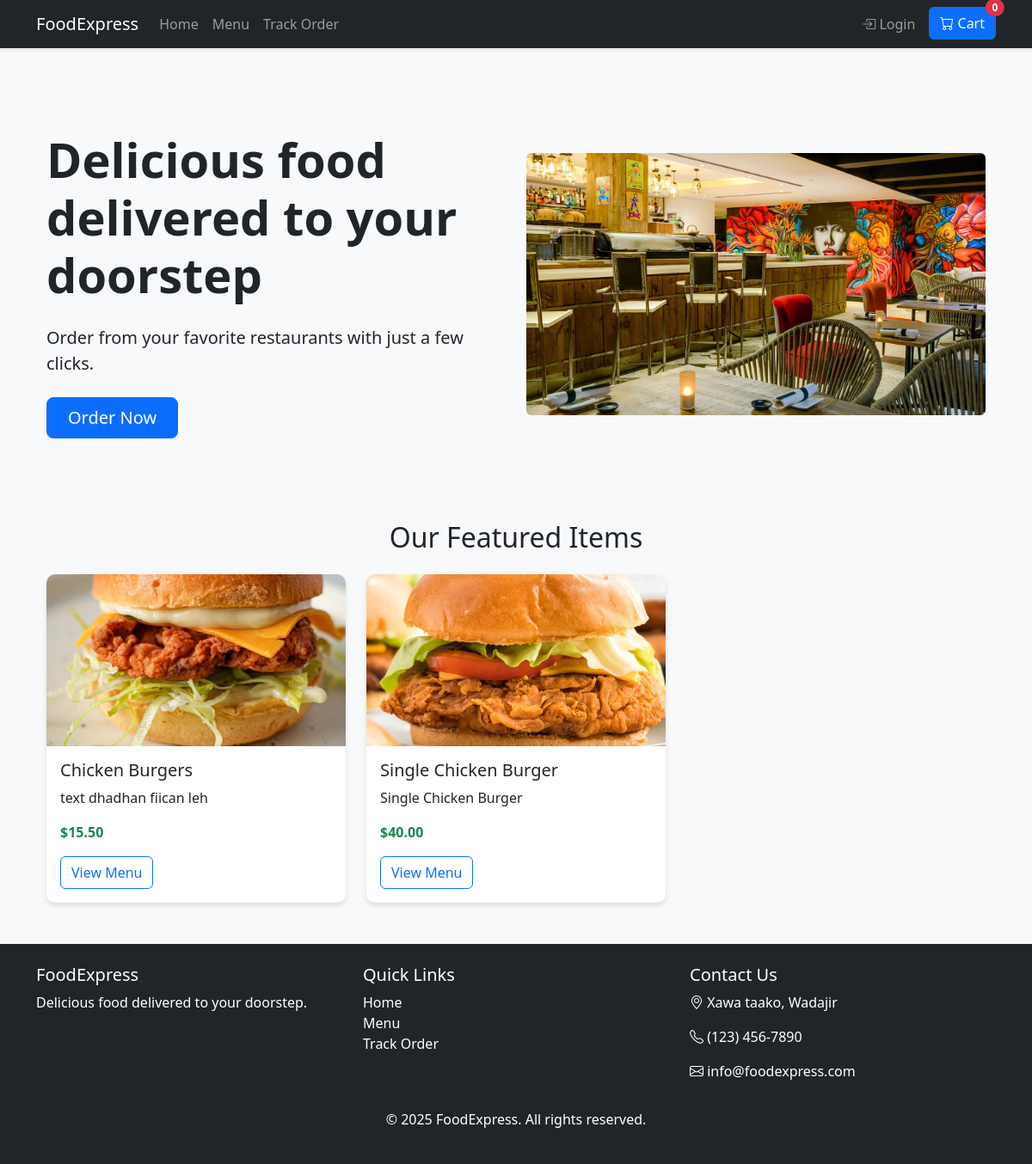
The page / on the database its author committed.
### tables this page shows
CREATE TABLE `menu_items` (
  `id` int(11) NOT NULL,
  `category_id` int(11) DEFAULT NULL,
  `name` varchar(100) NOT NULL,
  `description` text DEFAULT NULL,
  `price` decimal(10,2) NOT NULL,
  `image_path` varchar(255) DEFAULT NULL,
  `is_available` tinyint(1) DEFAULT 1
);

### includes/functions.php (called while the page is built, shortened)
<?php
function isLoggedIn()
{
    return isset($_SESSION['user']);
}

### includes/db.php (called while the page is built, shortened)
<?php
try {
    $pdo = new PDO("mysql:host=" . DB_HOST . ";dbname=" . DB_NAME, DB_USER, DB_PASS);
    $pdo->setAttribute(PDO::ATTR_ERRMODE, PDO::ERRMODE_EXCEPTION);
    $pdo->setAttribute(PDO::ATTR_DEFAULT_FETCH_MODE, PDO::FETCH_ASSOC);
} catch (PDOException $e) {
    die("Database connection failed: " . $e->getMessage());
}
function query($sql, $params = [])
{
    global $pdo;
    $stmt = $pdo->prepare($sql);
    $stmt->execute($params);
    return $stmt;
}
function fetchAll($sql, $params = [])
{
    return query($sql, $params)->fetchAll();
}

### index.php (the view, shortened to what this page needs)
<?php
require_once __DIR__ . '/includes/functions.php';
$featuredItems = fetchAll("SELECT * FROM menu_items WHERE is_available = 1 LIMIT 6");
include 'includes/header.php';
?>
<!DOCTYPE html>
<html lang="en">
<head>
    <link href="https://cdn.jsdelivr.net/npm/bootstrap@5.3.0/dist/css/bootstrap.min.css" rel="stylesheet">
    <link rel="stylesheet" href="assets/css/style.css">
</head>
<body>
    <main class="container my-5">
        <section class="hero-section mb-5">
            <div class="row align-items-center">
                <div class="col-md-6">
                    <h1 class="display-4 fw-bold mb-4">Delicious food delivered to your doorstep</h1>
                    <p class="lead mb-4">Order from your favorite restaurants with just a few clicks.</p>
                    <a href="menu.php" class="btn btn-primary btn-lg px-4">Order Now</a>
                </div>
                <div class="col-md-6">
                    <img src="assets/images/hero-image.jpg" alt="Food delivery" class="img-fluid rounded">
                </div>
            </div>
        </section>
        <section class="featured-items mb-5">
            <h2 class="text-center mb-4">Our Featured Items</h2>
            <div class="row row-cols-1 row-cols-md-3 g-4">
                <?php foreach ($featuredItems as $item): ?>
                    <div class="col">
                        <div class="card h-100">
                            <img src="<?= htmlspecialchars($item['image_path']) ?>" class="card-img-top" alt="<?= htmlspecialchars($item['name']) ?>">
                            <div class="card-body">
                                <h5 class="card-title"><?= htmlspecialchars($item['name']) ?></h5>
                                <p class="card-text"><?= htmlspecialchars($item['description']) ?></p>
                                <p class="text-success fw-bold">$<?= number_format($item['price'], 2) ?></p>
                                <a href="menu.php" class="btn btn-outline-primary">View Menu</a>
                            </div>
                        </div>
                    </div>
                <?php endforeach; ?>
            </div>
        </section>
    </main>
    <?php include 'includes/footer.php'; ?>
</body>
</html>

### includes/header.php (shortened to what this page needs)
<?php
require_once __DIR__ . '/functions.php';
?>
<!DOCTYPE html>
<html lang="en">
<head>
    <link href="https://cdn.jsdelivr.net/npm/bootstrap@5.3.0/dist/css/bootstrap.min.css" rel="stylesheet">
    <link rel="stylesheet" href="https://cdn.jsdelivr.net/npm/bootstrap-icons@1.10.0/font/bootstrap-icons.css">
    <link rel="stylesheet" href="<?= BASE_URL ?>/assets/css/style.css">
</head>
<body>
    <nav class="navbar navbar-expand-lg navbar-dark bg-dark">
        <div class="container">
            <a class="navbar-brand" href="<?= BASE_URL ?>"><?= SITE_NAME ?></a>
            <div class="collapse navbar-collapse" id="navbarNav">
                <ul class="navbar-nav me-auto">
                    <li class="nav-item">
                        <a class="nav-link" href="<?= BASE_URL ?>">Home</a>
                    </li>
                    <li class="nav-item">
                        <a class="nav-link" href="<?= BASE_URL ?>/menu.php">Menu</a>
                    </li>
                    <li class="nav-item">
                        <a class="nav-link" href="<?= BASE_URL ?>/order_tracking.php">Track Order</a>
                    </li>
                </ul>
                <ul class="navbar-nav">
                    <?php if (isLoggedIn()): ?>
                        <?php if (hasRole('admin')): ?>
                            <li class="nav-item">
                                <a class="nav-link" href="<?= BASE_URL ?>/admin/dashboard.php">
                                    <i class="bi bi-speedometer2"></i> Admin Dashboard
                                </a>
                            </li>
                        <?php elseif (hasRole('kitchen')): ?>
                            <li class="nav-item">
                                <a class="nav-link" href="<?= BASE_URL ?>/kitchen/dashboard.php">
                                    <i class="bi bi-egg-fried"></i> Kitchen
                                </a>
                            </li>
                        <?php elseif (hasRole('delivery')): ?>
                            <li class="nav-item">
                                <a class="nav-link" href="<?= BASE_URL ?>/delivery/dashboard.php">
                                    <i class="bi bi-truck"></i> Delivery
                                </a>
                            </li>
                        <?php endif; ?>
                        <li class="nav-item">
                            <a class="nav-link" href="<?= BASE_URL ?>/logout.php">
                                <i class="bi bi-box-arrow-right"></i> Logout
                            </a>
                        </li>
                    <?php else: ?>
                        <li class="nav-item">
                            <a class="nav-link" href="<?= BASE_URL ?>/login.php">
                                <i class="bi bi-box-arrow-in-right"></i> Login
                            </a>
                        </li>
                    <?php endif; ?>
                    <li class="nav-item">
                        <div class="d-flex">
                            <a href="<?= BASE_URL ?>/cart.php" class="btn btn-primary position-relative ms-2" id="cartButton">
                                <i class="bi bi-cart"></i> Cart
                                <span id="cartCount" class="position-absolute top-0 start-100 translate-middle badge rounded-pill bg-danger">
                                    <?= isset($_SESSION['cart']) ? array_sum(array_column($_SESSION['cart'], 'quantity')) : 0 ?>
                                </span>
                            </a>
                        </div>
                    </li>
                </ul>
            </div>
        </div>
    </nav>
    <main class="container my-4">

### includes/footer.php (shortened to what this page needs)
</main>
<footer class="bg-dark text-white py-4 mt-5">
    <div class="container">
        <div class="row">
            <div class="col-md-4">
                <h5><?= SITE_NAME ?></h5>
                <p>Delicious food delivered to your doorstep.</p>
            </div>
            <div class="col-md-4">
                <h5>Quick Links</h5>
                <ul class="list-unstyled">
                    <li><a href="<?= BASE_URL ?>" class="text-white">Home</a></li>
                    <li><a href="<?= BASE_URL ?>/menu.php" class="text-white">Menu</a></li>
                    <li><a href="<?= BASE_URL ?>/order_tracking.php" class="text-white">Track Order</a></li>
                </ul>
            </div>
            <div class="col-md-4">
                <h5>Contact Us</h5>
                <address>
                    <p><i class="bi bi-geo-alt"></i> Xawa taako, Wadajir</p>
                    <p><i class="bi bi-telephone"></i> (123) 456-7890</p>
                    <p><i class="bi bi-envelope"></i> info@foodexpress.com</p>
                </address>
            </div>
        </div>
        <div class="text-center mt-3">
            <p>&copy; <?= date('Y') ?> <?= SITE_NAME ?>. All rights reserved.</p>
        </div>
    </div>
</footer>
</body>
</html>

### assets/css/style.css (style rules this page uses)
body { font-family: 'Segoe UI', Tahoma, Geneva, Verdana, sans-serif; background-color: #f8f9fa; }
.card { transition: transform 0.3s ease, box-shadow 0.3s ease; border: none; border-radius: 10px; overflow: hidden; box-shadow: 0 4px 6px rgba(0, 0, 0, 0.1); }
.card-img-top { height: 200px; object-fit: cover; }
.navbar { box-shadow: 0 2px 4px rgba(0, 0, 0, 0.1); }
.hero-section { padding: 3rem 0; }
footer a { text-decoration: none; transition: color 0.3s ease; }

### rows shown on the page
menu_items: image_path (picture), name "Chicken Burgers", description "text dhadhan fiican leh", price "15.50"
menu_items: image_path (picture), name "Single Chicken Burger", description "Single Chicken Burger", price "40.00"

### other values the page prints
SITE_NAME "FoodExpress"
